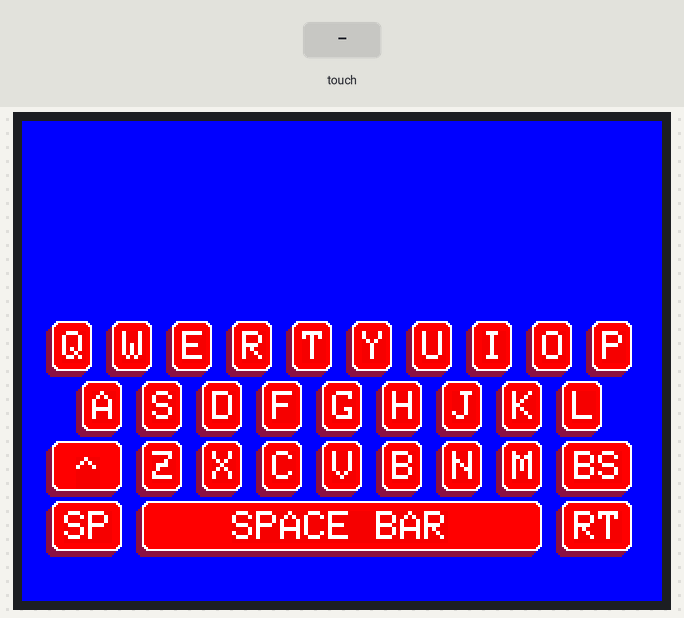
This sketch was run on a simulated Arduino Uno, built with avr-gcc and run on an emulated ATmega328P. Parts: 320×240 colour display. The test bench sets the inputs (shaded band).

Above: at 1.5 s.
1.6 s: touch panel pressed at 13 % / 10 % of its raw x / y range
At 3.2 s:
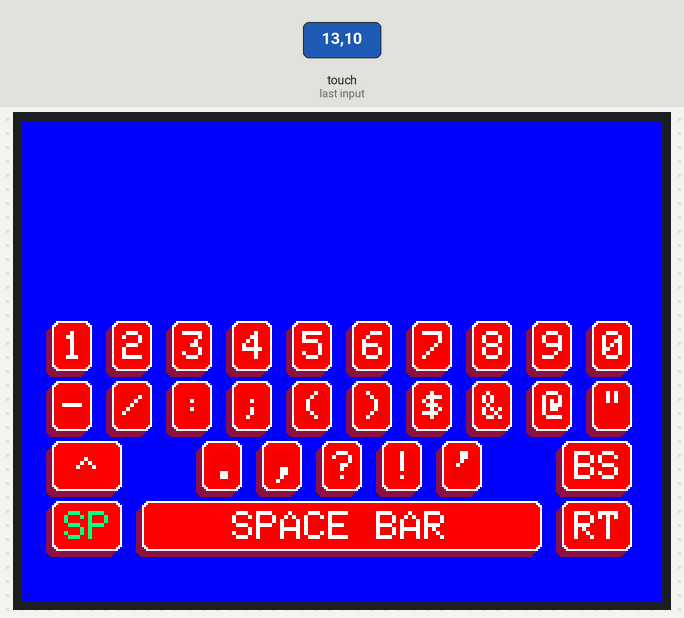
3.5 s: touch panel pressed at 38 % / 50 % of its raw x / y range
At 4.5 s:
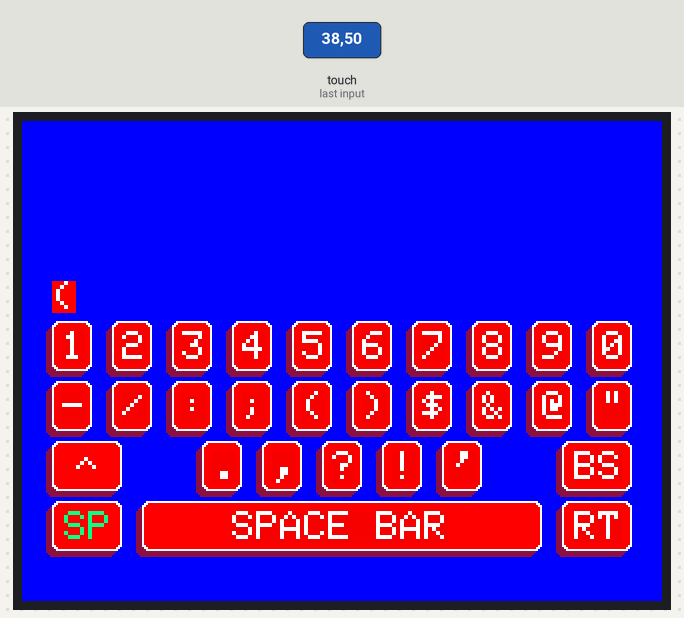
5.2 s: touch panel pressed at 38 % / 10 % of its raw x / y range
At 5.8 s:
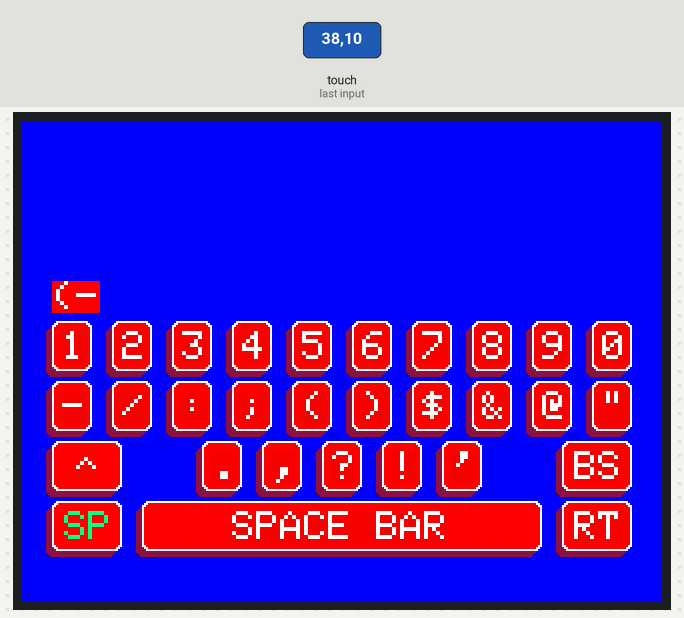
6.9 s: touch panel pressed at 13 % / 10 % of its raw x / y range
At 8.0 s:
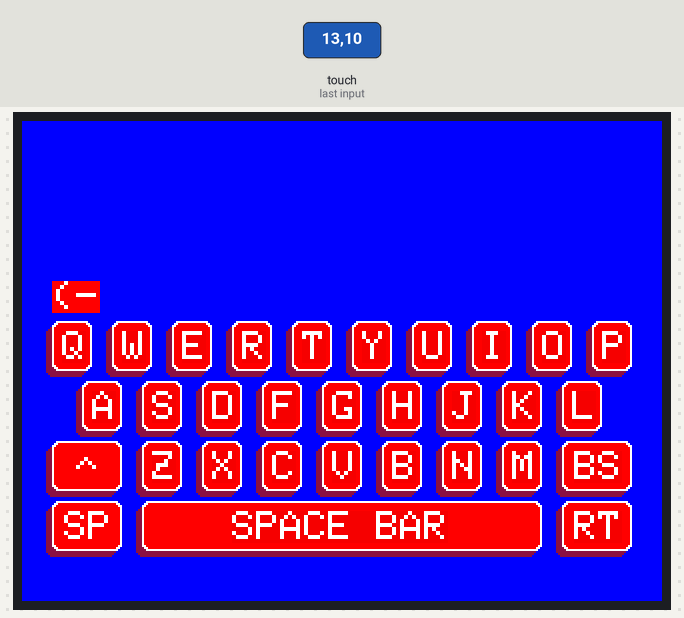
8.8 s: touch panel pressed at 38 % / 70 % of its raw x / y range
At 9.8 s:
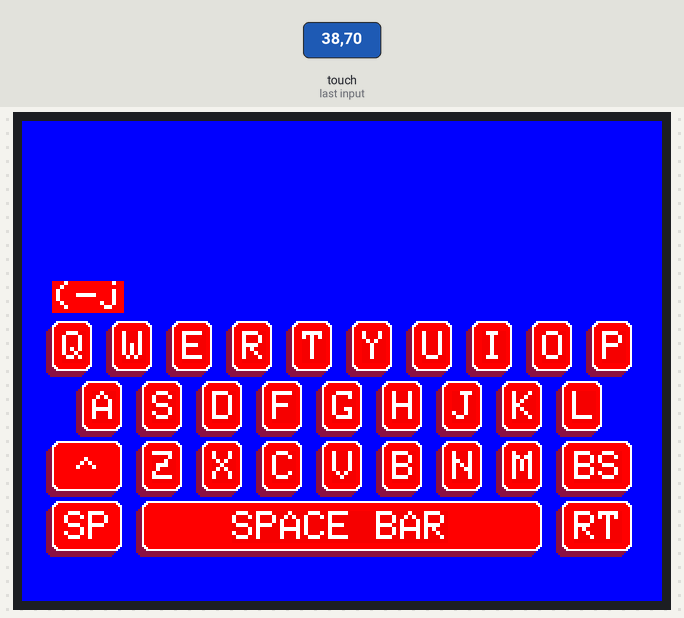
10.5 s: touch panel pressed at 13 % / 30 % of its raw x / y range
At 11.2 s:
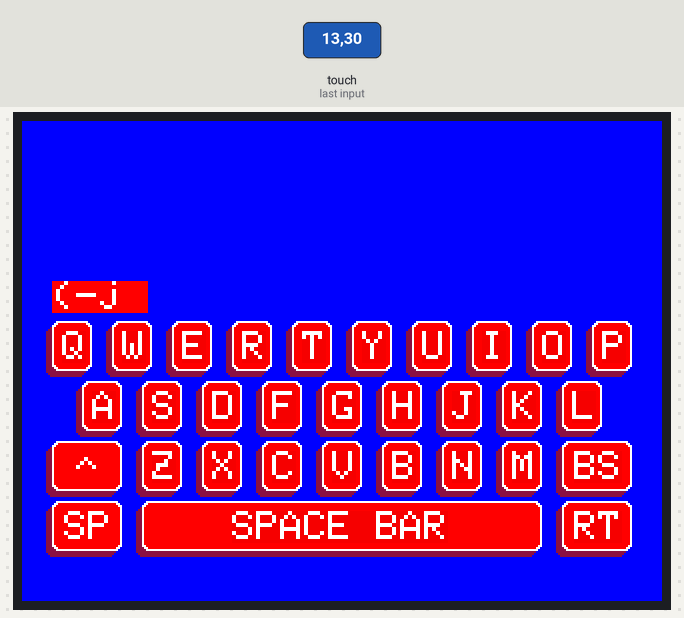
Timing chart, 0 to 13.2 s (numbered marks = the images above; inputs shaded):
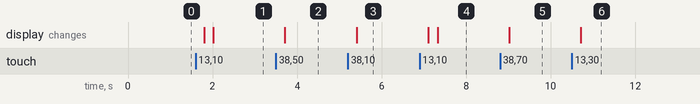

Measured:
- after the input at 1.6 s, the display: first changes after 0.20 s (image 1 shows a later state)
- after the input at 3.5 s, the display: changes after 0.21 s (image 2)
- after the input at 5.2 s, the display: changes after 0.21 s (image 3)
- after the input at 6.9 s, the display: first changes after 0.20 s (image 4 shows a later state)
- after the input at 8.8 s, the display: changes after 0.21 s (image 5)
- after the input at 10.5 s, the display: changes after 0.21 s (image 6)

The sketch:

Keyboard.ino
```cpp
// a modified version of https://forum.arduino.cc/index.php?topic=359928.0 to run on (at least it works on mine) SPFD5408 lcd screens. nobody intentionally buys them, but mine was claimed to be an ili9431.

#include <SPFD5408_Adafruit_GFX.h>    // Core graphics library
#include <SPFD5408_Adafruit_TFTLCD.h> // Hardware-specific library
#include <SPFD5408_TouchScreen.h>

#define YP A3  // must be an analog pin, use "An" notation!
#define XM A2  // must be an analog pin, use "An" notation!
#define YM 9   // can be a digital pin
#define XP 8   // can be a digital pin

// Calibrate values
#define TS_MINX 123
#define TS_MINY 127
#define TS_MAXX 937
#define TS_MAXY 945

TouchScreen ts = TouchScreen(XP, YP, XM, YM, 300);

#define LCD_CS A3
#define LCD_CD A2
#define LCD_WR A1
#define LCD_RD A0
#define LCD_RESET A4

// Assign human-readable names to some common 16-bit color values:
#define BLACK   0x0000
#define BLUE    0x001F
#define RED     0xF800
#define GREEN   0x07E0
#define CYAN    0x07FF
#define MAGENTA 0xF81F
#define YELLOW  0xFFE0
#define WHITE   0xFFFF

#define MINPRESSURE 10
#define MAXPRESSURE 1000

Adafruit_TFTLCD tft(LCD_CS, LCD_CD, LCD_WR, LCD_RD, LCD_RESET);

#define IsWithin(x, a, b) ((x>=a)&&(x<=b))

#include <avr/pgmspace.h>

const char Mobile_KB[3][13] PROGMEM = {
  {0, 13, 10, 'Q', 'W', 'E', 'R', 'T', 'Y', 'U', 'I', 'O', 'P'},
  {1, 12, 9, 'A', 'S', 'D', 'F', 'G', 'H', 'J', 'K', 'L'},
  {3, 10, 7, 'Z', 'X', 'C', 'V', 'B', 'N', 'M'},
};

const char Mobile_NumKeys[3][13] PROGMEM = {
  {0, 13, 10, '1', '2', '3', '4', '5', '6', '7', '8', '9', '0'},
  {0, 13, 10, '-', '/', ':', ';', '(', ')', '$', '&', '@', '"'},
  {5, 8, 5, '.', '\,', '?', '!', '\''}
};

const char Mobile_SymKeys[3][13] PROGMEM = {
  {0, 13, 10, '[', ']', '{', '}', '#', '%', '^', '*', '+', '='},
  {4, 9, 6, '_', '\\', '|', '~', '<', '>'}, //4
  {5, 8, 5, '.', '\,', '?', '!', '\''}
};

const char textLimit = 25;
char MyBuffer[textLimit];

void MakeKB_Button(const char type[][13])
{
  tft.setTextSize(2);
  tft.setTextColor(0xffff, 0xf000);
  for (int y = 0; y < 3; y++)
  {
    int ShiftRight = 15 * pgm_read_byte(&(type[y][0]));
    for (int x = 3; x < 13; x++)
    {
      if (x >= pgm_read_byte(&(type[y][1]))) break;

      drawButton(15 + (30 * (x - 3)) + ShiftRight, 100 + (30 * y), 20, 25); // this will draw the button on the screen by so many pixels
      tft.setCursor(20 + (30 * (x - 3)) + ShiftRight, 105 + (30 * y));
      tft.print(char(pgm_read_byte(&(type[y][x]))));
    }
  }
  //ShiftKey
  drawButton(15, 160, 35, 25);
  tft.setCursor(27, 168);
  tft.print('^');

  //Special Characters
  drawButton(15, 190, 35, 25);
  tft.setCursor(21, 195);
  tft.print(F("SP"));

  //BackSpace
  drawButton(270, 160, 35, 25);
  tft.setCursor(276, 165);
  tft.print(F("BS"));

  //Return
  drawButton(270, 190, 35, 25);
  tft.setCursor(276, 195);
  tft.print(F("RT"));

  //Spacebar
  drawButton(60, 190, 200, 25);
  tft.setCursor(105, 195);
  tft.print(F("SPACE BAR"));
}

void drawButton(int x, int y, int w, int h)
{
  // grey
  tft.fillRoundRect(x - 3, y + 3, w, h, 3, 0x8888); //Button Shading

  // white
  tft.fillRoundRect(x, y, w, h, 3, 0xffff);// outter button color

  //red
  tft.fillRoundRect(x + 1, y + 1, w - 1 * 2, h - 1 * 2, 3, 0xf800); //inner button color
}

void GetKeyPress(char * textBuffer)
{
  char key = 0;
  static bool shift = false, special = false, back = false, lastSp = false, lastSh = false;
  static char bufIndex = 0;

  waitOneTouch();

  //ShiftKey
  if (TouchButton(15, 160, 35, 25))
  {
    shift = !shift;
    delay(200);
  }

  //Special Characters
  if (TouchButton(15, 190, 35, 25))
  {
    special = !special;
    delay(200);
  }

  if (special != lastSp || shift != lastSh)
  {
    if (special)
    {
      if (shift)
      {
        tft.fillScreen(BLUE);
        MakeKB_Button(Mobile_SymKeys);
      }
      else
      {
        tft.fillScreen(BLUE);
        MakeKB_Button(Mobile_NumKeys);
      }
    }
    else
    {
      tft.fillScreen(BLUE);
      MakeKB_Button(Mobile_KB);
      tft.setTextColor(0xffff, 0xf800);
    }

    if (special)
      tft.setTextColor(0x0FF0, 0xf800);
    else
      tft.setTextColor(0xFFFF, 0xf800);

    tft.setCursor(21, 195);
    tft.print(F("SP"));

    if (shift)
      tft.setTextColor(0x0FF0, 0xf800);
    else
      tft.setTextColor(0xffff, 0xf800);

    tft.setCursor(27, 168);
    tft.print('^');

    lastSh = shift;

    lastSp = special;
    lastSh = shift;
  }

  for (int y = 0; y < 3; y++)
  {
    int ShiftRight;
    if (special)
    {
      if (shift)
        ShiftRight = 15 * pgm_read_byte(&(Mobile_SymKeys[y][0]));
      else
        ShiftRight = 15 * pgm_read_byte(&(Mobile_NumKeys[y][0]));
    }
    else
      ShiftRight = 15 * pgm_read_byte(&(Mobile_KB[y][0]));

    for (int x = 3; x < 13; x++)
    {
      if (x >=  (special ? (shift ? pgm_read_byte(&(Mobile_SymKeys[y][1])) : pgm_read_byte(&(Mobile_NumKeys[y][1]))) : pgm_read_byte(&(Mobile_KB[y][1])) )) break;

      if (TouchButton(15 + (30 * (x - 3)) + ShiftRight, 100 + (30 * y), 20, 25)) // this will draw the button on the screen by so many pixels
      {
        if (bufIndex < (textLimit - 1))
        {
          delay(200);

          if (special)
          {
            if (shift)
              textBuffer[bufIndex] = pgm_read_byte(&(Mobile_SymKeys[y][x]));
            else
              textBuffer[bufIndex] = pgm_read_byte(&(Mobile_NumKeys[y][x]));
          }
          else
            textBuffer[bufIndex] = (pgm_read_byte(&(Mobile_KB[y][x])) + (shift ? 0 : ('a' - 'A')));

          bufIndex++;
        }
        break;
      }
    }
  }

  //Spacebar
  if (TouchButton(60, 190, 200, 25))
  {
    textBuffer[bufIndex++] = ' ';
    delay(200);
  }

  //BackSpace
  if (TouchButton(270, 160, 35, 25))
  {
    if ((bufIndex) > 0)
      bufIndex--;
    textBuffer[bufIndex] = 0;
    tft.setTextColor(0, BLUE);
    tft.setCursor(15, 80);
    tft.print(F("                          "));
    delay(200);
  }

  //Return
  if (TouchButton(270, 190, 35, 25))
  {
    Serial.println(textBuffer);
    while (bufIndex > 0)
    {
      bufIndex--;
      textBuffer[bufIndex] = 0;
    }

    tft.setTextColor(0, BLUE);
    tft.setCursor(15, 80);
    tft.print(F("                         "));
  }
  //}
  tft.setTextColor(0xffff, 0xf800);
  tft.setCursor(15, 80);
  tft.print(textBuffer);
}


void setup(void)
{
  Serial.begin(115200);
  tft.reset();
  tft.begin(0x9341); // SDFP5408
  tft.fillScreen(BLUE);
  tft.setRotation(1);
  MakeKB_Button(Mobile_KB);
}

void loop()
{
  // See if there's any  touch data for us
  GetKeyPress(MyBuffer);
}


byte TouchButton(int x, int y, int w, int h)
{
  int X, Y;

  // Retrieve a point
  digitalWrite(13, HIGH);
  TSPoint p = ts.getPoint();
  digitalWrite(13, LOW);

  // if sharing pins, you'll need to fix the directions of the touchscreen pins
  pinMode(XM, OUTPUT);
  pinMode(YP, OUTPUT);

  Y = map(p.x, TS_MINY, TS_MAXY, tft.height(), 0);
  X = map(p.y, TS_MINX, TS_MAXX, 0, tft.width());
  return (IsWithin(X, x, x + w) & IsWithin(Y, y, y + h));
}

TSPoint waitOneTouch() {
  // wait 1 touch to exit function
  TSPoint p;
  do {
    p = ts.getPoint();

    pinMode(XM, OUTPUT); //Pins configures again for TFT control
    pinMode(YP, OUTPUT);

  } while ((p.z < MINPRESSURE ) || (p.z > MAXPRESSURE));

  return p;
}
```
